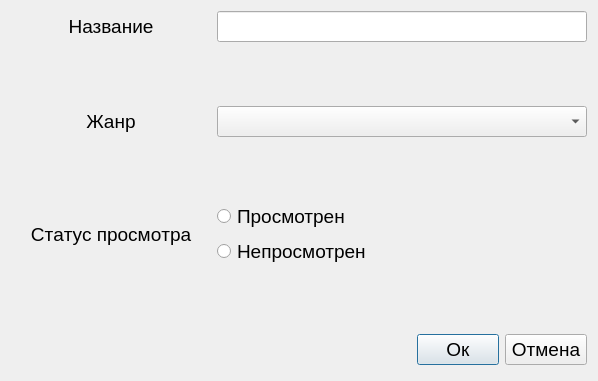
<?xml version="1.0" encoding="UTF-8"?>
<ui version="4.0">
 <class>Dialog_add</class>
 <widget class="QDialog" name="Dialog_add">
  <property name="geometry">
   <rect>
    <x>0</x>
    <y>0</y>
    <width>598</width>
    <height>381</height>
   </rect>
  </property>
  <property name="sizePolicy">
   <sizepolicy hsizetype="Preferred" vsizetype="Preferred">
    <horstretch>25</horstretch>
    <verstretch>25</verstretch>
   </sizepolicy>
  </property>
  <property name="windowTitle">
   <string>Dialog</string>
  </property>
  <layout class="QGridLayout" name="gridLayout">
   <item row="0" column="1">
    <widget class="QLineEdit" name="lineEdit_name">
     <property name="font">
      <font>
       <pointsize>14</pointsize>
      </font>
     </property>
    </widget>
   </item>
   <item row="1" column="1">
    <spacer name="verticalSpacer_4">
     <property name="orientation">
      <enum>Qt::Vertical</enum>
     </property>
     <property name="sizeHint" stdset="0">
      <size>
       <width>20</width>
       <height>40</height>
      </size>
     </property>
    </spacer>
   </item>
   <item row="2" column="0">
    <widget class="QLabel" name="label_2">
     <property name="enabled">
      <bool>true</bool>
     </property>
     <property name="font">
      <font>
       <pointsize>14</pointsize>
       <kerning>false</kerning>
      </font>
     </property>
     <property name="text">
      <string>Жанр</string>
     </property>
     <property name="alignment">
      <set>Qt::AlignCenter</set>
     </property>
    </widget>
   </item>
   <item row="2" column="1">
    <widget class="QComboBox" name="comboBox_ganre">
     <property name="font">
      <font>
       <pointsize>14</pointsize>
      </font>
     </property>
    </widget>
   </item>
   <item row="3" column="1">
    <spacer name="verticalSpacer_3">
     <property name="orientation">
      <enum>Qt::Vertical</enum>
     </property>
     <property name="sizeHint" stdset="0">
      <size>
       <width>20</width>
       <height>40</height>
      </size>
     </property>
    </spacer>
   </item>
   <item row="4" column="0">
    <widget class="QLabel" name="label_3">
     <property name="enabled">
      <bool>true</bool>
     </property>
     <property name="font">
      <font>
       <pointsize>14</pointsize>
       <kerning>false</kerning>
      </font>
     </property>
     <property name="text">
      <string>Статус просмотра</string>
     </property>
     <property name="alignment">
      <set>Qt::AlignCenter</set>
     </property>
    </widget>
   </item>
   <item row="4" column="1">
    <layout class="QVBoxLayout" name="verticalLayout">
     <item>
      <widget class="QRadioButton" name="radioButton_w">
       <property name="font">
        <font>
         <pointsize>14</pointsize>
        </font>
       </property>
       <property name="text">
        <string>Просмотрен</string>
       </property>
      </widget>
     </item>
     <item>
      <widget class="QRadioButton" name="radioButton_unw">
       <property name="font">
        <font>
         <pointsize>14</pointsize>
        </font>
       </property>
       <property name="text">
        <string>Непросмотрен</string>
       </property>
      </widget>
     </item>
    </layout>
   </item>
   <item row="5" column="0">
    <spacer name="horizontalSpacer_2">
     <property name="orientation">
      <enum>Qt::Horizontal</enum>
     </property>
     <property name="sizeType">
      <enum>QSizePolicy::Fixed</enum>
     </property>
     <property name="sizeHint" stdset="0">
      <size>
       <width>200</width>
       <height>20</height>
      </size>
     </property>
    </spacer>
   </item>
   <item row="5" column="1">
    <spacer name="verticalSpacer_2">
     <property name="orientation">
      <enum>Qt::Vertical</enum>
     </property>
     <property name="sizeHint" stdset="0">
      <size>
       <width>20</width>
       <height>40</height>
      </size>
     </property>
    </spacer>
   </item>
   <item row="6" column="0">
    <spacer name="verticalSpacer">
     <property name="orientation">
      <enum>Qt::Vertical</enum>
     </property>
     <property name="sizeType">
      <enum>QSizePolicy::Fixed</enum>
     </property>
     <property name="sizeHint" stdset="0">
      <size>
       <width>20</width>
       <height>40</height>
      </size>
     </property>
    </spacer>
   </item>
   <item row="6" column="1">
    <layout class="QHBoxLayout" name="horizontalLayout">
     <item>
      <spacer name="horizontalSpacer">
       <property name="orientation">
        <enum>Qt::Horizontal</enum>
       </property>
       <property name="sizeType">
        <enum>QSizePolicy::Fixed</enum>
       </property>
       <property name="sizeHint" stdset="0">
        <size>
         <width>200</width>
         <height>10</height>
        </size>
       </property>
      </spacer>
     </item>
     <item>
      <widget class="QPushButton" name="pushButton_ok">
       <property name="font">
        <font>
         <pointsize>14</pointsize>
        </font>
       </property>
       <property name="text">
        <string>Ок</string>
       </property>
      </widget>
     </item>
     <item>
      <widget class="QPushButton" name="pushButton_cancel">
       <property name="font">
        <font>
         <pointsize>14</pointsize>
        </font>
       </property>
       <property name="text">
        <string>Отмена</string>
       </property>
      </widget>
     </item>
    </layout>
   </item>
   <item row="0" column="0">
    <widget class="QLabel" name="label">
     <property name="font">
      <font>
       <pointsize>14</pointsize>
      </font>
     </property>
     <property name="text">
      <string>Название</string>
     </property>
     <property name="alignment">
      <set>Qt::AlignCenter</set>
     </property>
    </widget>
   </item>
  </layout>
 </widget>
 <resources/>
 <connections/>
</ui>
